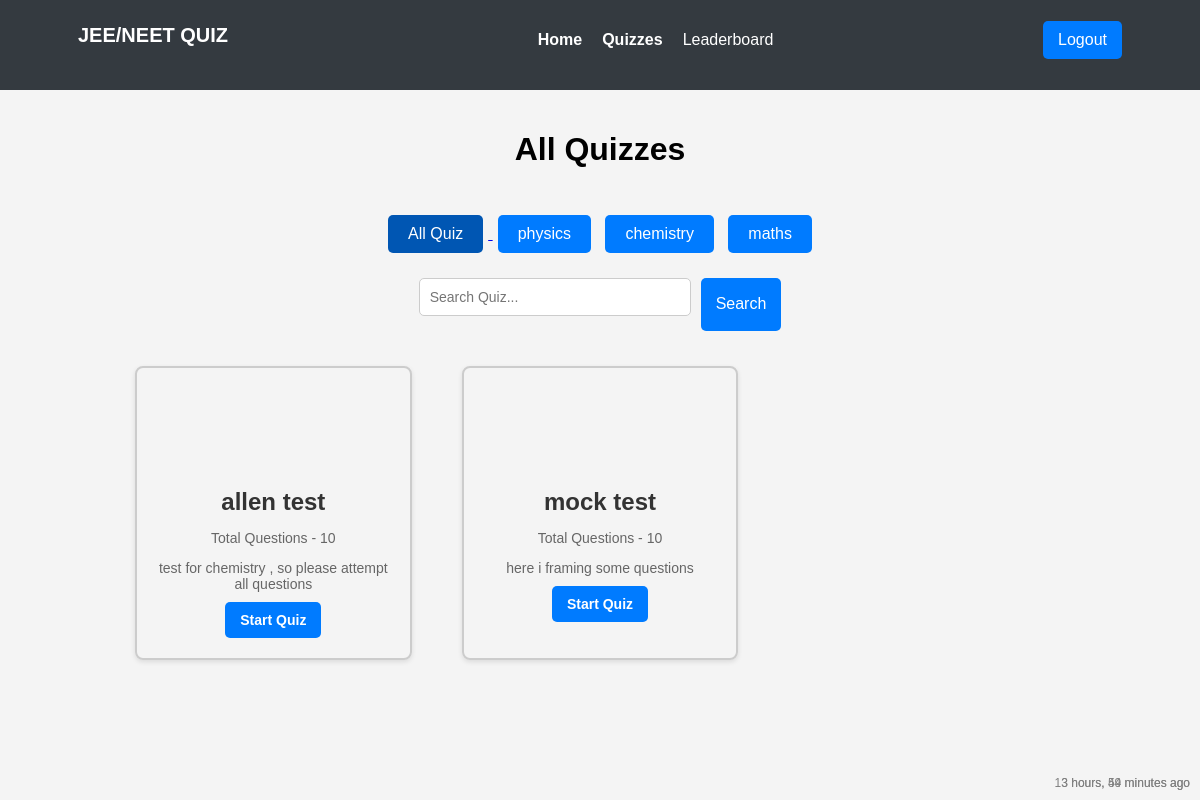
/user/all_quiz/ (signed in), run on the app's committed database.
### my_app/models.py (models this page shows, shortened)
class Category(models.Model):
    name = models.CharField(max_length=15)
    class Meta:
        verbose_name_plural= 'Categories'
    def __str__(self):
        return self.name

class Quiz(models.Model):
    title = models.CharField(max_length=15)
    description = models.TextField()
    category = models.ForeignKey('Category', on_delete=models.CASCADE)
    quiz_file = models.FileField(upload_to='quiz/')
    created_at = models.DateTimeField(auto_now_add=True)
    updated_at = models.DateTimeField(auto_now=True)
    class Meta:
        verbose_name_plural = "Quizzes"

### my_app/views.py (the view)
# urls.py: path('all_quiz/', views.all_quiz_view, name='all_quiz'),
@login_required(login_url='login')
def all_quiz_view(request):
    user_object = User.objects.get(username=request.user)
    user_profile  = Profile.objects.get(user=user_object)
    quizzes = Quiz.objects.order_by('-created_at')
    categories = Category.objects.all()
    context = {"user_profile": user_profile, "quizzes": quizzes, "categories": categories}
    return render(request, 'all_quiz.html', context)

### template/all_quiz.html (shortened to what this page needs)
{% load static %}
<!DOCTYPE html>
<html lang="en">
<head>
    <link rel="stylesheet" href="{% static 'css/styles.css' %}">
</head>
<body>
    {% include 'navbar.html' %}
    <div class="container">
        <h1>All Quizzes</h1>
        <div class="container">
            <a href="{% url 'all_quiz' %}">
                <button class="category active">All Quiz</button>
            </a>
            {% for category in categories %}
            <button class="category" onclick="filterQuiz('{{ category.name }}')">{{ category.name }}</button>
            {% endfor %}
        </div>
        <div class="search-bar">
            <input type="text" id="search" placeholder="Search Quiz..." onkeyup="searchQuiz()">
            <button class="search-btn">Search</button>
        </div>
        <div class="quiz-container" id="quizContainer">
            {% for quiz in quizzes %}
            <div class="quiz-card" data-category="{{ quiz.category }}">
                <h2>{{ quiz.title }}</h2>
                <p class="card-text">Total Questions - 10</p>
                <p>{{ quiz.description }}</p>
                <a class="start-quiz" href="{% url 'quiz_view' quiz_id=quiz.id %}">Start Quiz</a>
                <span class="date">{{ quiz.created_at|timesince }} ago </span>
            </div>
            {% empty %}
            <p>No quizzes available.</p>
            {% endfor %}
        </div>
    </div>
</body>
</html>

### template/navbar.html (shortened to what this page needs)
{% load static %}
<!DOCTYPE html>
<html lang="en">
<head>
    <link rel="stylesheet" href="{% static 'css/styles.css' %}">
</head>
<body>
    <nav class="navbar">
        <div class="navbar-container">
            <div class="logo">JEE/NEET QUIZ</div>
            <ul class="nav-links">
                {% if user.is_authenticated %}
                    <li><a href="{% url 'profile' username=user.username %}">Home</a></li>
                {% else %}
                    <li><a href="{% url 'welcome' %}">Home</a></li>
                {% endif %}
                <li><a href="{% url 'all_quiz' %}">Quizzes</a></li>
                <li>Leaderboard</li>
            </ul>
            {% if user.is_authenticated %}
                <button class="logout-btn" onclick="window.location.href='{% url 'logout' %}'">Logout</button>
            {% else %}
                <button class="login-btn" onclick="window.location.href='{% url 'login' %}'">Login</button>
            {% endif %}
        </div>
    </nav>
</body>
</html>

### static/css/styles.css (style rules this page uses)
body { margin: 0; font-family: Arial, sans-serif; }
.navbar { background-color: #343a40; padding: 15px 20px; display: flex; justify-content: center; align-items: center; }
.navbar-container { width: 90%; max-width: 1200px; display: flex; align-items: center; justify-content: space-between; }
.logo { font-size: 20px; font-weight: bold; color: white; }
.nav-links { list-style: none; display: flex; gap: 20px; }
.nav-links li { color: white; cursor: pointer; font-size: 16px; }
body { font-family: Arial, sans-serif; background-color: #f4f4f4; text-align: center; margin: 0; padding: 0; }
h2 { color: #333; margin-top: 100px; }
div { margin-bottom: 10px; }
input { width: 100%; padding: 10px; margin-bottom: 15px; border: 1px solid #ccc; border-radius: 5px; font-size: 14px; }
button { background-color: #007bff; color: white; padding: 10px 15px; border: none; cursor: pointer; border-radius: 5px; font-size: 16px; }
.nav-links li a { color: white !important; text-decoration: none; font-weight: bold; transition: color 0.3s ease-in-out; }
.date { font-size: 12px; color: gray; position: absolute; bottom: 10px; right: 10px; }
.start-quiz { display: inline-block; background-color: #007bff; color: white; text-decoration: none; padding: 10px 15px; border-radius: 5px; font-size: 14px; font-weight: bold; }
.quiz-container { display: grid; grid-template-columns: repeat(3, 1fr); gap: 20px; justify-content: center; width: 100%; max-width: 1200px; margin: 0 auto; }
.quiz-card { border: 2px solid #ccc; border-radius: 8px; padding: 20px; margin: 15px; box-shadow: 0 2px 5px rgba(0, 0, 0, 0.1); transition: transform 0.3s ease, box-shadow 0.3s ease; }
.quiz-card h2 { font-size: 24px; font-weight: bold; margin-bottom: 10px; }
.quiz-card p { font-size: 14px; color: #666; margin-bottom: 10px; }
.search-btn { padding: 10px 15px; background: #007bff; color: white; border: none; cursor: pointer; }
.category.active { background: #198754; color: white; }
.category { background-color: #007bff; color: white; border: none; padding: 10px 20px; margin: 5px; font-size: 16px; cursor: pointer; border-radius: 5px; }
.category:hover, .category.active { background-color: #0056b3; }
h1 { font-size: 32px; }
.container { width: 80%; margin: auto; }
.search-bar { display: flex; justify-content: center; gap: 10px; margin-bottom: 20px; }
.search-bar input { padding: 10px; width: 250px; border: 1px solid #ccc; border-radius: 5px; font-size: 14px; }
.search-btn { background-color: #007bff; color: white; border: none; padding: 10px 15px; cursor: pointer; border-radius: 5px; }
.container { max-width: 960px; margin: 0 auto; padding: 20px; }
.card-text { font-size: 1.1rem; margin-bottom: 1rem; }

### data on the page
Category: name "physics"
Category: name "chemistry"
Category: name "maths"
Quiz: title "allen test", description "test for chemistry , so please attempt all questions", created_at "3 hours, 54 minutes"
Quiz: title "mock test", description "here i framing some questions", created_at "13 hours, 49 minutes"
